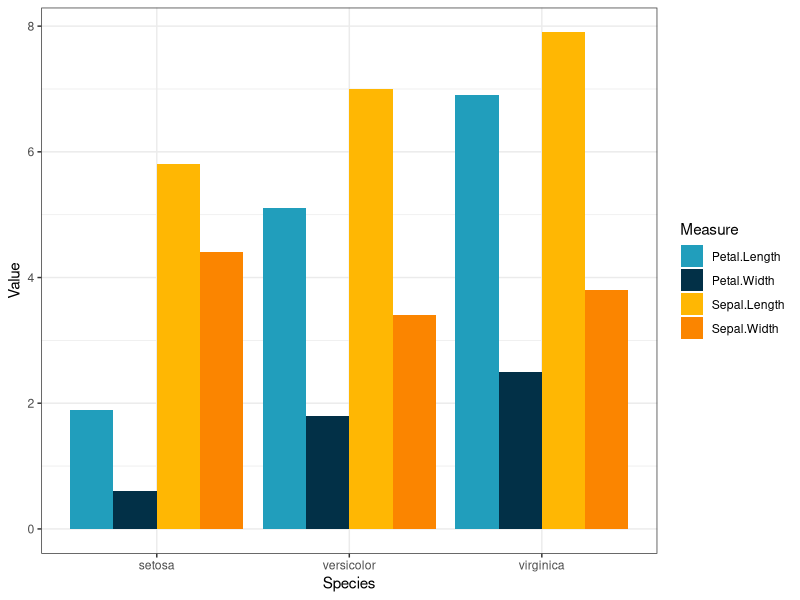

The R source for this figure:
## ---- chunk 1
knitr::opts_chunk$set(echo = TRUE)
## ---- chunk 2

## first things first load up the libraries

library(tidyverse)

# and bring in the dataset

data(iris)

#shorten it to make a copy and also to make it easier to type

ir <- iris

## ---- chunk 3


dim(ir)

#looks like 150 observations and 5 variables 


## ---- chunk 4

iris1 <- ir %>% filter(Species %in% c("virginica","versicolor") & Sepal.Length > 6 & Sepal.Width > 2.5)

#check the structure

dim(iris1)

#looks like we got a 56 5, 56 observations and 5 variables pawtner


## ---- chunk 5

iris2 <- select(iris1, Species, Sepal.Length, Sepal.Width)

# check the dims

dim(iris2)

#we knocked out two columns so it makes sense that we have 56 observations still but only 3 variables

## ---- chunk 6

iris3 <- arrange(iris2,desc(Sepal.Length))

# check the first six rows

head(iris3)

## ---- chunk 7

# somebody call prof. x because we're about to make a mutant!

iris4 <- iris3 %>% mutate(Sepal.Area=(Sepal.Length * Sepal.Width))

dim(iris4)

#with mutate we added an additional column but did not change the original number of observations thus we have 56 observations and 4 variables (one with that new variable smell)


## ---- chunk 8

# whats that smell? It smells like SUMMARIZE TIME!!

# we will summarize to get the means and while we're here let's do the other stats too. Why not? Whose going to stop me? I fear neither god nor man. 

iris5 <- iris4 %>% summarize(avg.Sepal.Length=mean(Sepal.Length), avg.Sepal.Width=mean(Sepal.Width),sd.Sepal.Length=sd(Sepal.Length), sd.Sepal.Width=sd(Sepal.Width),var.Sepal.Length=var(Sepal.Length), var.Sepal.Width=var(Sepal.Width),obs.count=n())

print(iris5)


## ---- chunk 9

# here we are once again, we're summarizing, can't deny it, can't pretend. we're doing it by species this time!

# why do one stat when three will do!? we'll also do the variance and standard deviation. FOR COMPLETENESS!

iris6 <- iris4 %>% group_by(Species) %>%  summarize(avg.Sepal.Length=mean(Sepal.Length), avg.Sepal.Width=mean(Sepal.Width),sd.Sepal.Length=sd(Sepal.Length), sd.Sepal.Width=sd(Sepal.Width),var.Sepal.Length=var(Sepal.Length), var.Sepal.Width=var(Sepal.Width),obs.count=n())

# interesting, our dataset is a pretty virginica heavy, that must have something to do with our selection criteria. 

## ---- chunk 10

# I was using pipes from the get go! They're so handy!

## ---- chunk 11

ir.long <- ir %>% pivot_longer(cols = Sepal.Length:Petal.Width,names_to = "Measure",values_to = "Value")

## ---- chunk 12

theme_set(theme_bw())

ggplot(data = ir.long,aes(x = Species,y=Value,fill=Measure))+geom_bar(stat = 'identity',position = 'dodge')+scale_fill_manual(values = c("#219ebc","#023047","#ffb703","#fb8500"))

